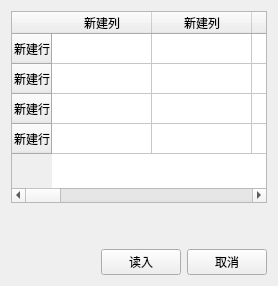
          <widget class="QWidget" name="tab_6">
           <attribute name="title">
            <string>主机设备</string>
           </attribute>
           <layout class="QHBoxLayout" name="horizontalLayout_31">
            <item>
             <layout class="QGridLayout" name="gridLayout_12">
              <item row="0" column="0">
               <widget class="QTableWidget" name="tableWidget_14">
                <property name="sizePolicy">
                 <sizepolicy hsizetype="Expanding" vsizetype="Preferred">
                  <horstretch>0</horstretch>
                  <verstretch>0</verstretch>
                 </sizepolicy>
                </property>
                <row>
                 <property name="text">
                  <string>新建行</string>
                 </property>
                </row>
                <row>
                 <property name="text">
                  <string>新建行</string>
                 </property>
                </row>
                <row>
                 <property name="text">
                  <string>新建行</string>
                 </property>
                </row>
                <row>
                 <property name="text">
                  <string>新建行</string>
                 </property>
                </row>
                <column>
                 <property name="text">
                  <string>新建列</string>
                 </property>
                </column>
                <column>
                 <property name="text">
                  <string>新建列</string>
                 </property>
                </column>
                <column>
                 <property name="text">
                  <string>新建列</string>
                 </property>
                </column>
                <column>
                 <property name="text">
                  <string>新建列</string>
                 </property>
                </column>
                <column>
                 <property name="text">
                  <string>新建列</string>
                 </property>
                </column>
                <column>
                 <property name="text">
                  <string>新建列</string>
                 </property>
                </column>
                <column>
                 <property name="text">
                  <string>新建列</string>
                 </property>
                </column>
                <column>
                 <property name="text">
                  <string>新建列</string>
                 </property>
                </column>
                <column>
                 <property name="text">
                  <string>新建列</string>
                 </property>
                </column>
                <column>
                 <property name="text">
                  <string>新建列</string>
                 </property>
                </column>
                <column>
                 <property name="text">
                  <string>新建列</string>
                 </property>
                </column>
                <column>
                 <property name="text">
                  <string>新建列</string>
                 </property>
                </column>
                <column>
                 <property name="text">
                  <string>新建列</string>
                 </property>
                </column>
               </widget>
              </item>
              <item row="1" column="0">
               <spacer name="verticalSpacer_6">
                <property name="orientation">
                 <enum>Qt::Vertical</enum>
                </property>
                <property name="sizeHint" stdset="0">
                 <size>
                  <width>20</width>
                  <height>40</height>
                 </size>
                </property>
               </spacer>
              </item>
              <item row="2" column="0">
               <layout class="QGridLayout" name="gridLayout_13">
                <item row="0" column="0">
                 <spacer name="horizontalSpacer_8">
                  <property name="orientation">
                   <enum>Qt::Horizontal</enum>
                  </property>
                  <property name="sizeHint" stdset="0">
                   <size>
                    <width>40</width>
                    <height>20</height>
                   </size>
                  </property>
                 </spacer>
                </item>
                <item row="0" column="1">
                 <layout class="QHBoxLayout" name="horizontalLayout_15">
                  <item>
                   <widget class="QPushButton" name="pushButton_34">
                    <property name="text">
                     <string>读入</string>
                    </property>
                   </widget>
                  </item>
                  <item>
                   <widget class="QPushButton" name="pushButton_35">
                    <property name="text">
                     <string>取消</string>
                    </property>
                   </widget>
                  </item>
                 </layout>
                </item>
               </layout>
              </item>
             </layout>
            </item>
           </layout>
          </widget>
